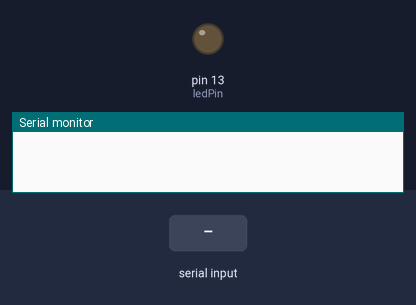
The sketch below on a simulated Arduino Uno, built with avr-gcc and run on an emulated ATmega328P. On the bench: output pins drawn as LEDs (lit = HIGH), the last lines printed to the serial monitor. The test bench sets the inputs (shaded band).

Above: at 1.2 s.
1.3 s: "1" received over Serial
At 1.9 s:
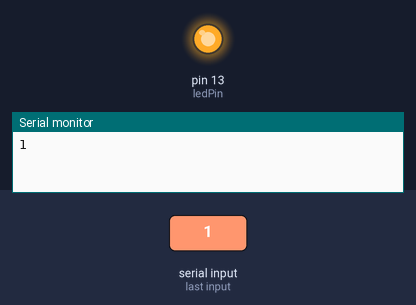
2.8 s: "0" received over Serial
At 4.2 s:
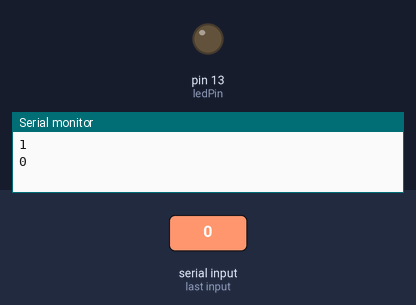
Timing chart, 0 to 5.8 s (numbered marks = the images above; inputs shaded):
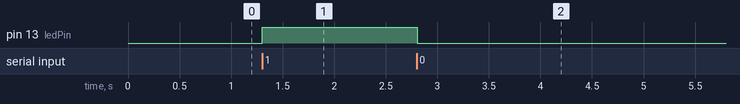

Measured:
- after the input at 1.3 s, pin 13 (ledPin): LOW → HIGH at once
- after the input at 2.8 s, pin 13 (ledPin): HIGH → LOW at once

The sketch:

Browser2LED.ino
```cpp
int ledPin = 13;
String readString;

void setup() {
  Serial.begin(9600);
  pinMode(ledPin, OUTPUT);
}
void loop() {
  while (Serial.available()) {
    delay(3);
    char c = Serial.read();
    readString += c;
  }
  if (readString.length() > 0) {
    Serial.println(readString);
    if (readString == "1") {
      digitalWrite(ledPin, HIGH);
    }
    if (readString == "0") {
      digitalWrite(ledPin, LOW);
    }
    readString = "";
  }
}
```
